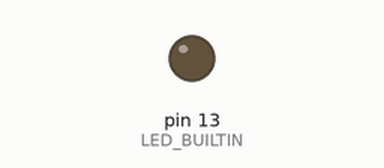
The sketch below on a simulated Arduino Uno, built with avr-gcc and run on an emulated ATmega328P. Parts: output pins drawn as LEDs (lit = HIGH).

Above: at 1.2 s.
At 13.85 s:
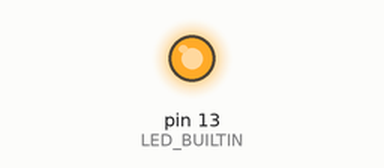
Timing chart, 0 to 15.5 s (numbered marks = the images above):
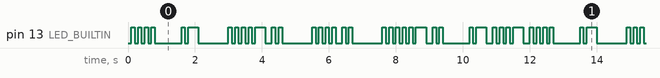

The sketch:

Morse.ino
```cpp
/*
  Morse (limited, but works)


*/

/* note, subtract 'a' from letter before lookup */
/* in this array, 'a' maps to 0 index. */
const char *morse_encode[] = {
  ".-",                      /* a */
  "_...",                    /* b */
  "_._.",                    /* c */
  "_..",                     /* d */
  "."                        /* e */
};

/* These represent the standard values
 * for relative duration in Morse code
 */
#define UNIT 100
#define DOT_WIDTH 1*UNIT
#define DASH_WIDTH 3*UNIT
#define BETWEEN_UNITS 1*UNIT
#define BETWEEN_LETTERS 3*UNIT
#define BETWEEN_WORDS 7*UNIT

void play_morse(const char *pattern) {
  for (char *unit = pattern; *unit; unit++) {
    if (*unit == '.') {
      digitalWrite(LED_BUILTIN, HIGH);   // turn the LED on (HIGH is the voltage level)
      delay(DOT_WIDTH);                       // wait for a second
      digitalWrite(LED_BUILTIN, LOW);    // turn the LED off by making the voltage LOW
    } else if (*unit == '-') {
      digitalWrite(LED_BUILTIN, HIGH);   // turn the LED on (HIGH is the voltage level)
      delay(DASH_WIDTH);                       // wait for a second
      digitalWrite(LED_BUILTIN, LOW);    // turn the LED off by making the voltage LOW
    }
    delay(BETWEEN_UNITS);
  }
}

// the setup function runs once when you press reset or power the board
void setup() {
  // initialize digital pin LED_BUILTIN as an output.
  pinMode(LED_BUILTIN, OUTPUT);
}

// the loop function runs over and over again forever
void loop() {
  const char *message = "be a bad bed bead ada";
  for (char *m = message; *m; m++) {
    if (*m == ' ') {
      delay(BETWEEN_WORDS);
    } else {
      /* we may have a real letter, base is 'a' */
      uint8_t e = *m - 'a';
      play_morse(morse_encode[e]);
    }
  }
}
```

Measured:
- by itself, pin 13 (LED_BUILTIN): moves between LOW and HIGH, repeating every 11.9 s
- by itself, everything shown: repeats every 11.9 s, in 66 steps
